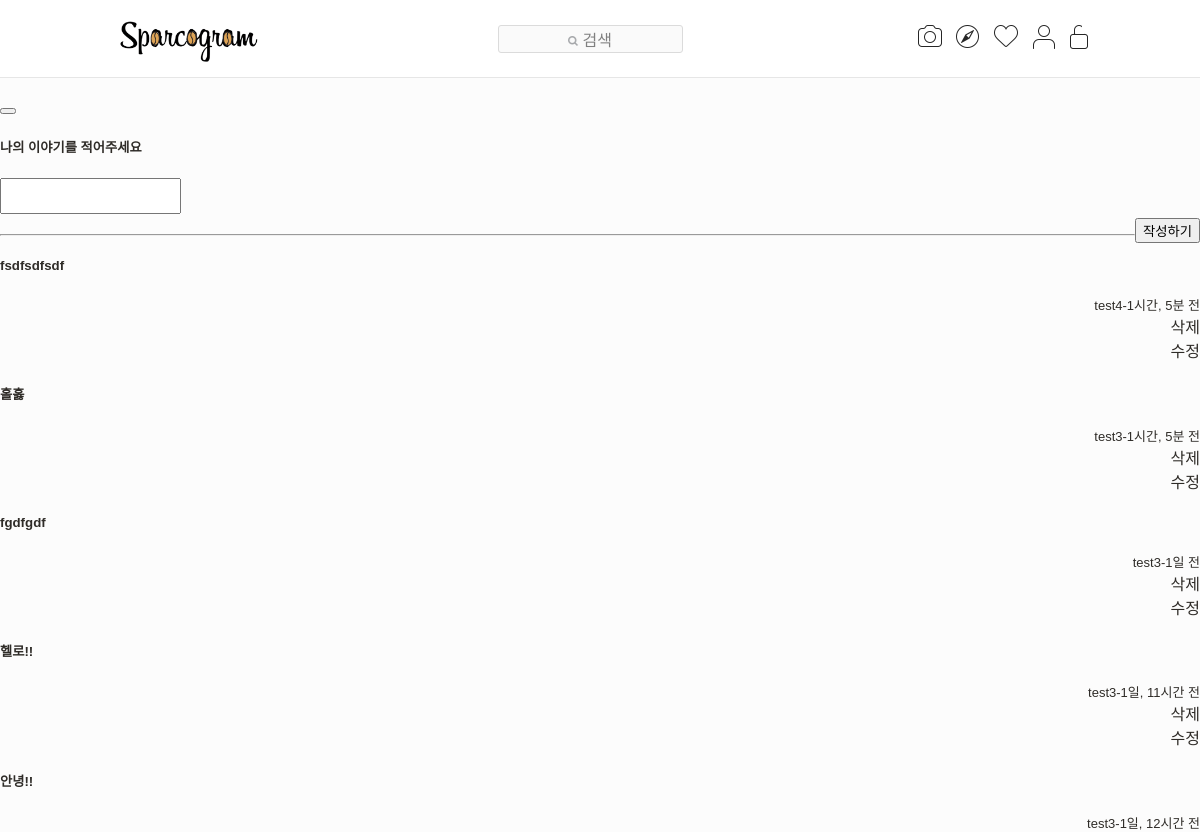
Screenshot of /post/ (signed in) with the database file from the repository.
### post/models.py (models this page shows)
class Post(models.Model):
    class Meta:
        db_table = "post"
    author = models.ForeignKey(User, on_delete=models.CASCADE)
    content = models.CharField(max_length=256)
    created_at = models.DateTimeField(auto_now_add=True)
    updated_at = models.DateTimeField(auto_now=True)

### user/models.py (models this page shows)
class User(AbstractUser):
    pass

### post/views.py (the view, shortened to what this page needs)
# urls.py: path('', include('post.urls')),
def post(request):
    if request.method == 'GET':
        user = request.user.is_authenticated  # 사용자가 인증을 받았는지 (로그인이 되어있는지)
        if user:    # 로그인 한 사용자
            all_post = Post.objects.all().order_by('-created_at')
            return render(request, 'post/index.html', {'post': all_post})
        else:
            return redirect('/account/signin')

### post/templates/post/index.html (shortened to what this page needs)
{% extends "post_base/base_with_header.html" %}
{% load static %}
{% block content %}
    <div class="container timeline-container">
        <div class="row">
            <div class="col-md-3">
                <div class="card">
                    <div class="card-body">
                        <h5 class="card-title">{{ user.username }}</h5>
                    </div>
                    <div class="card-body">
                        <h5 class="card-title">{{ user.username }}</h5>
                    </div>
                </div>
            </div>
            <div class="col-md-7">
                <div class="row mb-2">
                    <div class="col-md-12">
                        <div class="card">
                            <div class="card-body">
                                <div class="media">
                                    <div class="media-body">
                                        <p>
                                        <form>
                                            <div class="form-group mb-2">
                                                <button></button>
                                            </div>
                                        </form>
                                        </p>
                                    </div>
                                </div>
                            </div>
                        </div>
                        <div class="card">
                            <div class="card-body">
                                <div class="media">
                                    <div class="media-body">
                                        <h5 class="mt-0">나의 이야기를 적어주세요</h5>
                                        <p>
                                        <form action="/post/" method="post">
                                            <div class="form-group mb-2">
                                                <textarea class="form-control" style="resize: none" name='my-content' id="my-content"></textarea>
                                            </div>
                                            <button type="submit" class="btn btn-primary" style="float:right;">작성하기</button>
                                        </form>
                                        </p>
                                    </div>
                                </div>
                            </div>
                        </div>
                    </div>
                </div>
                <hr>
                <div class="row">
                    {% for post_ in post %}
                        <div class="col-md-12">
                            <div class="card">
                                <div class="card-body">
                                    {% if post_.author == user %}
                                    <div style="text-align: right">
                                        <a href="/post/delete/{{ post_.id }}">
                                            <span class="badge rounded-pill bg-danger">삭제</span>
                                        </a>
                                    </div>
                                    <div style="text-align: right">
                                        <a href="/post/update/{{ post_.id }}">
                                            <span class="badge rounded-pill bg-success">수정</span>
                                        </a>
                                    </div>
                                    {% endif %}
                                    <div class="media">
                                        <div class="media-body">
                                            <h5 class="mt-0">{{ post_.content }}</h5>
                                        </div>
                                        <div style="text-align: right">
                                            <span style="font-size: small">{{ post_.author.username }}-{{ post_.created_at|timesince }} 전</span>
                                        </div>
                                    </div>
                                </div>
                            </div>
                        </div>
                    {% endfor %}
                </div>
            </div>
        </div>
    </div>
{% endblock %}

### post/templates/post_base/base_with_header.html (shortened to what this page needs)
{% extends "post_base/base.html" %}
{% load static %}
{% block header %}
{% if user.is_authenticated %}
    <section id="container">
        <header id="header">
            <section class="inner">
                <h1 class="logo">
                    <a href="#">
                        <div class="sprite_write_logo"></div>
                    </a>
                </h1>
                <form action="#" method="get">
                    <div class="search_box">
                        <input name="query" type="text" placeholder="검색" id="search-field" >
                        <div class="fake_field">
                            <span>검색</span>
                        </div>
                    </div>
                </form>
                <div class="right_icons">
                    <a href="#">
                        <div class="sprite_camera_icon"></div>
                    </a>
                    <a href="#">
                        <div class="sprite_compass_icon"></div>
                    </a>
                    <a href="#">
                        <div class="sprite_heart_icon_outline"></div>
                    </a>
                    <a href="#">
                        <div class="sprite_user_icon_outline"></div>
                    </a>
                    <a href="/account/logout">
                        <div class="sprite_unlock_icon"></div>
                    </a>
                </div>
            </section>
        </header>
    </section>
{% endif %}
{% endblock header %}

### post/templates/post_base/base.html (shortened to what this page needs)
{% load static %}
<!DOCTYPE html>
<html lang="en" dir="ltr">
  <head>
    <link href="https://cdn.jsdelivr.net/npm/bootstrap@5.1.3/dist/css/bootstrap.min.css" rel="stylesheet"integrity="sha384-1BmE4kWBq78iYhFldvKuhfTAU6auU8tT94WrHftjDbrCEXSU1oBoqyl2QvZ6jIW3">
    <link rel="stylesheet" type="text/css" href="{% static 'user/styles/styles.css' %}">
    <link rel="stylesheet" type="text/css" href="{% static 'user/styles/common.css' %}">
    <link rel="stylesheet" type="text/css" href="{% static 'user/styles/login.css' %}">
    <link rel="stylesheet" type="text/css" href="{% static 'user/styles/new_post.css' %}">
    <link rel="stylesheet" type="text/css" href="{% static 'user/styles/style.css' %}">
    <link rel="stylesheet" type="text/css" href="{% static 'user/styles/profile.css' %}">
    <link rel="stylesheet" type="text/css" href="{% static 'user/styles/theme.css' %}">
  </head>
  <body>
    {% block header %}{% endblock header %}
    {% block content %}{% endblock content %}
  </body>
</html>

### static/user/styles/styles.css (style rules this page uses)
body { background:#fafafa; }
#header { width: 100%; position: absolute; left: 0; top: 0; z-index: 999; background:white; border-bottom:1px solid rgba(0,0,0,0.1); }
#header .inner { width: 975px; height: 77px; margin: 0 auto; display:flex; justify-content: space-between; align-items: center; transition:all 1s; }
#header .inner .logo > a { color:transparent; }
#header .inner .logo div { vertical-align: middle; }
#header .search_box { position:relative; }
#search-field { width: 185px; height: 28px; background:#fafafa; border: 1px solid #dbdbdb; border-radius: 3px; padding:3px 30px; color:#999; font-weight: 400; text-align: left; font-size: 14px; outline:none; }
#search-field::placeholder { font-size: 0; }
#header .search_box .fake_field { position: absolute; left: 50%; top: 50%; transform:translate(-50%,-50%); pointer-events: none; }
#header .right_icons { width: 132px; display: flex; justify-content: space-between; }

### static/user/styles/common.css (style rules this page uses)
body { background: #f8f8f8; }
.sprite_write_logo { display: inline-block; background: url('/static/imgs/sparcogram.png'); background-size: cover; background-repeat: no-repeat; width: 150px; height: 50px; }
.sprite_compass_icon { display: inline-block; background: url('/static/imgs/background01.png') no-repeat -130px -286px; width: 23px; height: 23px; }
.sprite_user_icon_outline { display: inline-block; background: url('/static/imgs/background01.png') no-repeat -272px -182px; width: 22px; height: 24px; }
.sprite_heart_icon_outline { display: inline-block; background: url('/static/imgs/background01.png') no-repeat -52px -261px; width: 24px; height: 22px; font-size:0; border: 0; }
.sprite_camera_icon { display: inline-block; background: url('/static/imgs/background01.png') no-repeat -271px -104px; width: 24px; height: 22px; }
.sprite_unlock_icon { display: inline-block; background: url('/static/imgs/background01.png') no-repeat -300px -52px; width: 18px; height: 24px; }
#container { background: #fafafa; display: flex; justify-content: center; flex-direction: column; }
#header { width: 100%; position: absolute; left: 0; top: 0; z-index: 9999; border-bottom: 1px solid rgba(0, 0, 0, .0975); background: #fff; display: flex; order: 0; }
#header .right_icons { width: 170px; display: flex; justify-content: space-between; }
#header .fake_field { position: absolute; left: 50%; top: 50%; transform: translate(-50%, -50%); color: gray; pointer-events: none; }

### static/user/styles/style.css (style rules this page uses)
:root { --border: #e3e1dc; --max-width: 1100px; --max-content-width: 1000px; --body-background: #fcfcfc; --site-header-background: rgba(255, 255, 255, 0.76); --navbar: #2f2c28; --site-footer: #bcb9b0; --site-footer-background: #2f2c28; --account-link: #ffcc00; --content-list-contet-date: #bcb9b0; --main-header-background: #fff; --main-header-height: 565px; --main-header-border: #f0efec; --main-header: #fff; --content-list-sub-heading: #7b776b; --content-list-pagination-current: #fff; --content-list-pagination-current-bg: #ffcc00; --review-detail-date: #bcb9b0; --review-detail-side-padding: 8px; --profile-header-edit: #7b776b; --file-content-border: #cccac3; --file-content-background: #fff; }
body { display: flex; min-height: 100vh; flex-direction: column; margin: 0; background-color: var(--body-background); word-break: keep-all; }

### static/user/styles/theme.css (style rules this page uses)
* { font-family: "Spoqa Han Sans Neo", sans-serif; }
:root { --text: #2f2c28; --link: #ffcc00; --button-text: #fff; --button-primary-background: #ffcc00; --button-primary-hover-background: #ffe680; --button-warn-background: #f9592c; --button-secondary-background: #bcb9b0; --ic-button-circle: #ffcc00; --input-background: #fff; --input-border: #cccac3; --input-placeholder: #bcb9b0; --input-focus-border: #36b7eb; --input-focus-background: #fffdf3; --input-error: #e6584e; --input-error-border: #e6584e; --chip-border: #e3e1dc; --chip-text: #2f2c28; --chip-green-background: #effaf9; --chip-green-text: #79c9c5; --chip-green-border: #06aea7; --avatar-placeholder: #e3e1dc; --stars: #ffcc00; --dialog-border: #e3e1dc; --dialog-background: #f6f5f3; --dialog-info: #e1811b; --box-border: #e3e1dc; }
* { box-sizing: border-box; }
body, a, a:hover { color: var(--text); }
a { text-decoration: none; }

### rows the page displays
Post: content "fsdfsdfsdf", author.username "test4", created_at "1시간, 5분"
Post: content "홀홇", author.username "test3", created_at "1시간, 5분"
Post: content "fgdfgdf", author.username "test3", created_at "1일"
Post: content "헬로!!", author.username "test3", created_at "1일, 11시간"
Post: content "안녕!!", author.username "test3", created_at "1일, 12시간"
